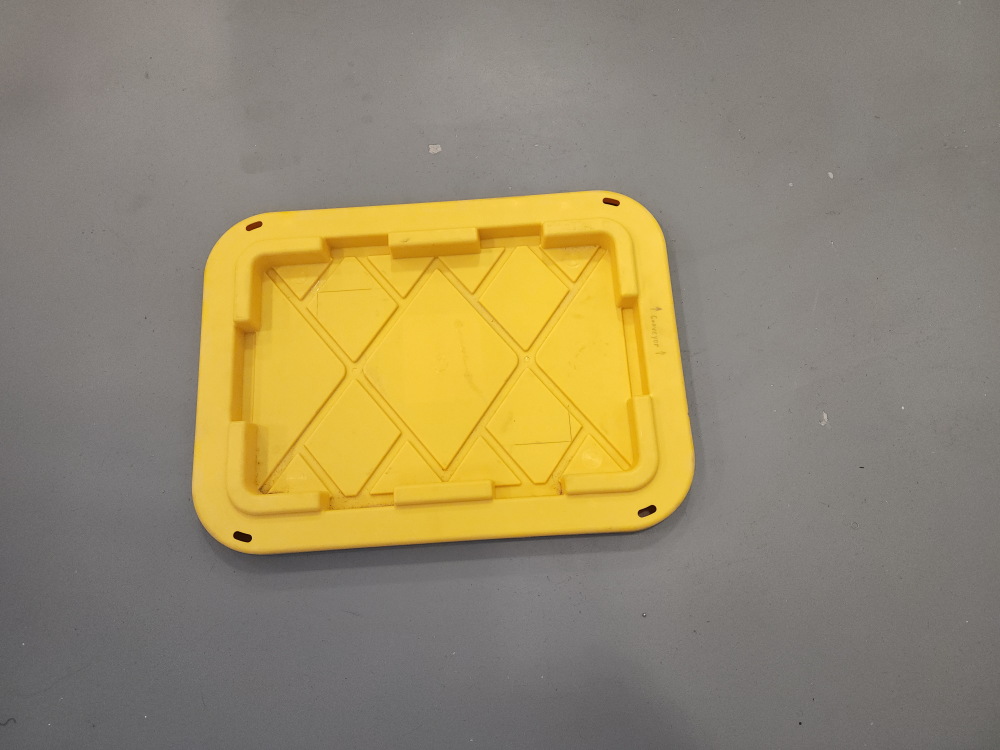
#> input picture YellowLid2.jpg, 4000 x 3000 px (shown at 1/4 size)
$ python -i segment_frame.py   (imports and definitions only)
#> lines starting #> are read from the running program, lines starting #| are printed output that depends on the picture; after the words box and inside, x2 and y2 are one past the last pixel; in counts of white or black regions, pixels touching at a corner belong together
#> further down, picture is the input picture: shape (3000, 4000, 3); mean B, G, R 106.8, 137, 148.9
'''
Authors: Joel, Tim, Daniel, Vishal
Date:    4/1/2022
Project: Kawaii-saki Robot Senior Project
Purpose: Collection of methods for analyzing input frames
'''
# Package imports
import math
import cv2 as cv
import numpy as np

# File imports
from payload import Payload
import messaging

# Global variables
resX = 640          # The x-component of resolution
resY = 480          # The y-component of resolution
offX = 0            # The x-component of camera offset from center of end-effector
offY = 0            # The y-component of camera offset from center of end-effector
my_categories = 2   # The number of types of lids
mm_per_pix = 2.958  # The amount of millimeters per pixel. This value is height-dependant
my_labels = ["Orange", "Yellow"]

# The array of minimum and maximum values for meaningful contours. Dimensions are in pixels
#             Orange  Yellow
my_target = [[85,     115],     # Min breadth
             [125,    155],     # Max breadth
             [85,     165],     # Min length
             [125,    205],     # Max length
             [8500,   23000],   # Min area
             [13500,  28000]]   # Max area

wide_net = [[1,      1],
            [500,    500],
            [1,      1],
            [500,    500],
            [1,      1],
            [100000, 100000]]

# [6 lines left out: function perspective, not called in this run]

# Returns a list of 'Payload' types for each relevant contour in the frame
def getPayloads(img):
    # Preprocess the image
    image = cv.resize(img, (resX, resY), cv.INTER_AREA) # Conform the image to the desired resolution
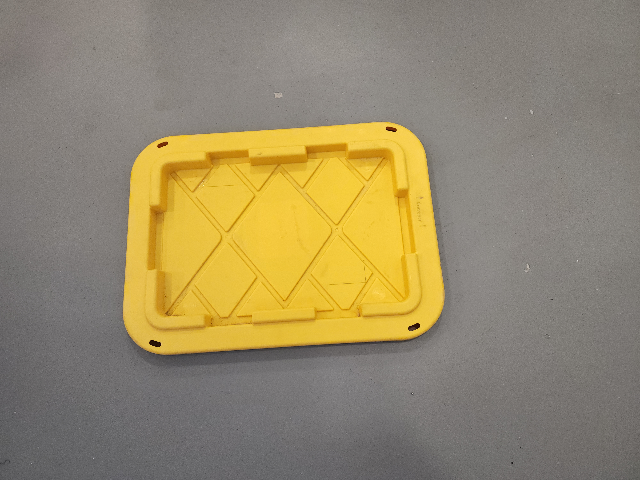
#> image: shape (480, 640, 3); mean B, G, R 106.7, 136.9, 148.8
    lower_blue = np.array([40, 30, 30])                 # Set the lower color bound
    upper_blue = np.array([170, 170, 190])              # Set the higher color bound
    image = cv.inRange(image, lower_blue, upper_blue)   # Conform every pixel to one or the other
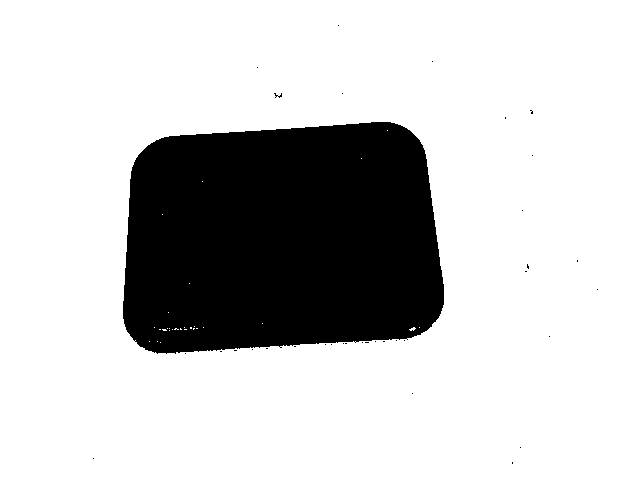
#> image: shape (480, 640); 78.7% white; 35 black regions (34 under 20 px), largest, box (x1, y1, x2, y2) and area: (123, 122, 444, 354) 65430
    image = cv.GaussianBlur(image, (9, 9), 4)           # Blur the image to remove minor lines
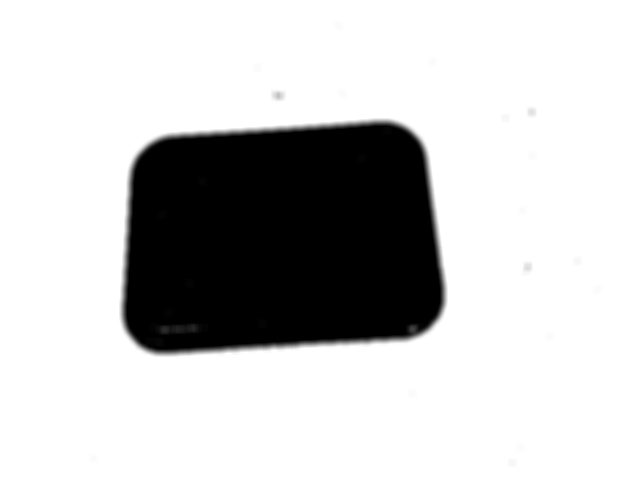
#> image: shape (480, 640); min 0, max 255, mean 200.6

    # Create the image for finding contours out of the preprocessed image
    thresh, cont = cv.threshold(image, 70, 255, cv.THRESH_BINARY_INV)            # Make every pixel white or black
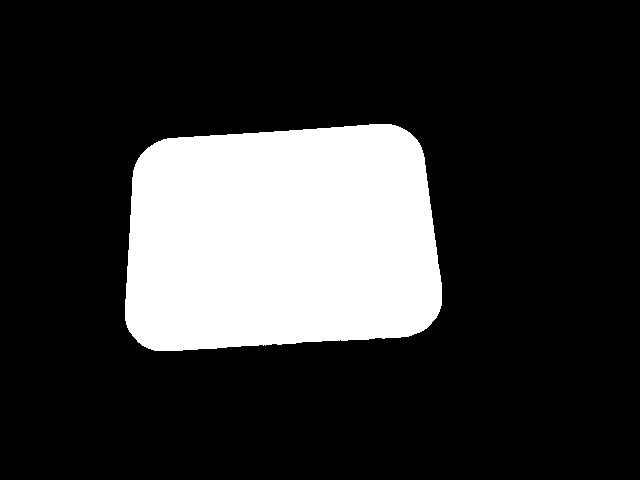
#> cont: shape (480, 640); 20.8% white; 1 white region
    contours, thresh = cv.findContours(cont, cv.RETR_TREE, cv.CHAIN_APPROX_NONE) # Find all contours in the frame
#> contours = 1 contour; box (x1, y1, x2, y2) and area: (125, 124, 442, 351) 63312; thresh = [[-1, -1, -1, -1]]

    # Show the black and white image used for finding contours
    cv.imshow('', cont)

    # Populate a list of 'Payload' types from the contours
    cof = [int(resX/2 + offX), # The x-coord of the CoF
           int(resY/2 + offY)] # The y-coord of the CoF
    payloads = []              # The list of payloads is initially empty
    for contour in contours:
        # Draw the box around the contour
        my_bounds = cv.minAreaRect(contour)
        my_box = cv.boxPoints(my_bounds)
        my_box = np.int0(my_box)

        if bounds_just_right(my_bounds, my_target, my_categories):
            # Determine the center of the box
            M = cv.moments(my_box)
            cX = int(M['m10'] / M['m00']) # X-coord of box center in pixels
            cY = int(M['m01'] / M['m00']) # Y-coord of box center in pixels

            # Determine distances
            disX = cof[0] - cX # X-component of distance -- pos: right | neg: left
            disY = cof[1] - cY # Y-component of distance -- pos: down  | neg: up
            my_distance = np.sqrt(pow(disX, 2) + pow(disY, 2)) # Absolute distance

            new_payload = Payload()
            new_payload.bounds = my_bounds
            new_payload.x = pixels_to_mm(disX, mm_per_pix)
            new_payload.y = pixels_to_mm(disY, mm_per_pix)
            new_payload.distance = pixels_to_mm(my_distance, mm_per_pix)
            new_payload.pix_centroid = [cX, cY]
            new_payload.r = reference_rotation(my_bounds)
            new_payload.box = my_box
            new_payload.contour = contour
            new_payload.type = get_type(my_bounds, my_target, my_labels)
            payloads.append(new_payload)
#> this loop made 1 pass
#> my_box on pass 1: [[127, 354], [113, 139], [430, 120], [444, 334]]
#> after the loop, payloads = []

    return payloads

# Converts a given distance in pixels to millimeters
def pixels_to_mm(pix_length, conversion):
    mm_length = pix_length * conversion
    return mm_length

# [24 lines left out: functions reference_rotation, adjust_sample_center, not called in this run]

# Used by 'getPayloads' to reject extraneous contours (contours that are not lids)
def bounds_just_right(bounds, target, categories):
    if len(target[0]) != categories or len(target) != 6:
        print("Check 'target' parameter")
        return False
    i = 0
    while i < categories:
        if target[0][i] > target[1][i]:
            hold = target[0][i]
            target[1][i] = target[0][i]
            target[1][i] = hold
        if target[2][i] > target[3][i]:
            hold = target[2][i]
            target[3][i] = target[2][i]
            target[3][i] = hold

        breadth = bounds[1][0]
        length = bounds[1][1]
        area = breadth * length

        if breadth > length:
            hold = breadth
            breadth = length
            length = hold

        if (breadth >= target[0][i] and
            breadth <= target[1][i] and
            length >= target[2][i] and
            length <= target[3][i] and
            area >= target[4][i] and
            area <= target[5][i]):
            return True
        i += 1
    return False

# [10 lines left out: function get_type, not called in this run]

def sort_by_distance(payloads):
    payloads.sort(key = get_payload_distance)
    return payloads

def get_payload_distance(payload):
    return payload.distance

# Draws relevant contour information on the frame
# [31 lines left out: function draw_payloads, not called in this run]


>>> import cv2
>>> picture = cv2.imread('YellowLid2.jpg')
>>> result = getPayloads(picture)
#> result = []
